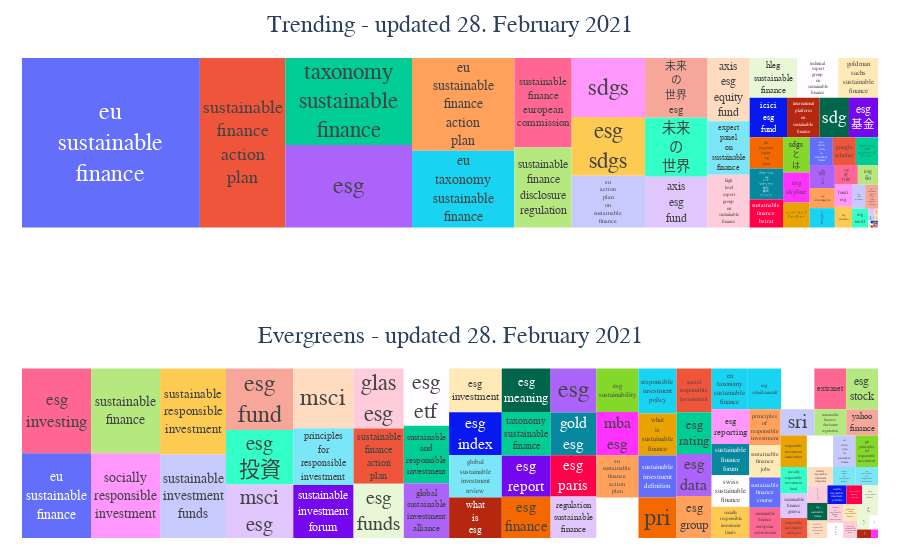

Notebook cell for this chart:
### Code cell
fig = make_subplots(2, 1,
                    specs=[[{"type": "domain"}], [ {"type": "domain"}]])

fig.add_trace(go.Treemap(
    labels = dfr['labels'], #_href
    parents = dfr.ranking_label, 
    values = dfr.value_normalized, 
), 1, 1)

fig.add_trace(go.Treemap(
    labels = dft['labels'],
    parents = dft.ranking_label, 
    values = dft.value_normalized
), 2, 1)

fig.update_layout(margin=dict(t=10, b=10, r=10, l=10), 
#                   width=1200,
#                   height=900, 
                  plot_bgcolor= "rgba(0, 0, 0, 0)",
                  paper_bgcolor= "rgba(0, 0, 0, 0)",
#                  title_text=f'Updated: {df.date[0]}', 
#                  title_font_size=14
                 )

fig.update_traces(
    opacity=1, 
    textposition='middle center', 
    textfont={'family':"Arial", 'size': 20}, 
    hoverinfo= "label", # "skip",
    tiling = {'squarifyratio': 1, 'pad': 0}, 
    textfont_size=24, 
    marker={
#         'colors': df.index,
        'depthfade': True,
        'cauto': True,
#         'colorscale': 'Greys'
    }
)

fig.show()

py.plot(fig, filename=SELECT_PROJECT)

### Figure 1 — Plotly figure (JSON) as saved in the notebook; plotly's stock layout.template omitted (floating-point values rounded to 4 significant figures)
{"data": [{"domain": {"x": [0, 1], "y": [0.575, 1]}, "hoverinfo": "label", "labels": ["sdgs", "esg<br>sdgs", "未来<br>の<br>世界<br>esg", "未来<br>の<br>世界", "axis<br>esg<br>fund", "axis<br>esg<br>equity<br>fund", "icici<br>esg<br>fund", "sdg", "esg<br>基金", "sbi<br>magnum<br>equity<br>esg<br>fund", "グローバル<br>esg<br>ハイ<br>クオリティ<br>成長<br>株式<br>ファンド", "sdgs<br>と<br>は", "esg<br>skyline", "イノベーティブ<br>フューチャー", "グローバル<br>プロ<br>スペクティブ<br>ファンド", "esg<br>経営<br>と<br>は", "esg<br>vertretungsplan", "元<br>大<br>台灣<br>esg<br>永<br>續", "esg<br>是<br>什麼", "esg<br>คือ", "fondi<br>esg", "esg<br>acronimo", "esg<br>tour<br>mykonos", "sbi<br>magnum<br>equity<br>esg<br>fund<br>regular<br>growth", "esg<br>nerdl", "eu<br>sustainable<br>finance", "sustainable<br>finance<br>action<br>plan", "taxonomy<br>sustainable<br>finance", "esg", "eu<br>sustainable<br>finance<br>action<br>plan", "eu<br>taxonomy<br>sustainable<br>finance", "sustainable<br>finance<br>european<br>commission", "sustainable<br>finance<br>disclosure<br>regulation", "eu<br>action<br>plan<br>on<br>sustainable<br>finance", "expert<br>panel<br>on<br>sustainable<br>finance", "high<br>level<br>expert<br>group<br>on<br>sustainable<br>finance", "hleg<br>sustainable<br>finance", "technical<br>expert<br>group<br>on<br>sustainable<br>finance", "goldman<br>sachs<br>sustainable<br>finance", "international<br>platform<br>on<br>sustainable<br>finance", "sustainable<br>finance<br>beirat", "eba<br>action<br>plan<br>on<br>sustainable<br>finance", "google<br>scholar", "regulation<br>sustainable<br>finance", "swiss<br>sustainable<br>finance", "sustainable<br>finance<br>jobs", "teg<br>sustainable<br>finance", "sustainable<br>finance<br>forum", "sustainable<br>finance<br>courses", "sustainable<br>finance<br>course", "global<br>sustainable<br>investment<br>review", "sustainable<br>investment<br>forum", "sustainable<br>and<br>responsible<br>investment", "global<br>sustainable<br>investment<br>alliance", "socially<br>responsible<br>investment<br>firms", "socially<br>responsible<br>investment<br>firm", "socially<br>responsible<br>investment<br>definition", "socially<br>responsible<br>investment<br>portfolio", "esg", "environmentally<br>responsible<br>investment", "pri", "pri<br>principles<br>for<br>responsible<br>investment", "socially<br>responsible<br>investment<br>advisors", "responsible<br>investment<br>association", "responsible<br>investment<br>strategies", "principles<br>of<br>responsible<br>investment", "responsible<br>investment<br>policy"], "marker": {"cauto": true, "depthfade": true}, "opacity": 1, "parents": ["Trending - updated 28. February 2021", "Trending - updated 28. February 2021", "Trending - updated 28. February 2021", "Trending - updated 28. February 2021", "Trending - updated 28. February 2021", "Trending - updated 28. February 2021", "Trending - updated 28. February 2021", "Trending - updated 28. February 2021", "Trending - updated 28. February 2021", "Trending - updated 28. February 2021", "Trending - updated 28. February 2021", "Trending - updated 28. February 2021", "Trending - updated 28. February 2021", "Trending - updated 28. February 2021", "Trending - updated 28. February 2021", "Trending - updated 28. February 2021", "Trending - updated 28. February 2021", "Trending - updated 28. February 2021", "Trending - updated 28. February 2021", "Trending - updated 28. February 2021", "Trending - updated 28. February 2021", "Trending - updated 28. February 2021", "Trending - updated 28. February 2021", "Trending - updated 28. February 2021", "Trending - updated 28. February 2021", "Trending - updated 28. February 2021", "Trending - updated 28. February 2021", "Trending - updated 28. February 2021", "Trending - updated 28. February 2021", "Trending - updated 28. February 2021", "Trending - updated 28. February 2021", "Trending - updated 28. February 2021", "Trending - updated 28. February 2021", "Trending - updated 28. February 2021", "Trending - updated 28. February 2021", "Trending - updated 28. February 2021", "Trending - updated 28. February 2021", "Trending - updated 28. February 2021", "Trending - updated 28. February 2021", "Trending - updated 28. February 2021", "Trending - updated 28. February 2021", "Trending - updated 28. February 2021", "Trending - updated 28. February 2021", "Trending - updated 28. February 2021", "Trending - updated 28. February 2021", "Trending - updated 28. February 2021", "Trending - updated 28. February 2021", "Trending - updated 28. February 2021", "Trending - updated 28. February 2021", "Trending - updated 28. February 2021", "Trending - updated 28. February 2021", "Trending - updated 28. February 2021", "Trending - updated 28. February 2021", "Trending - updated 28. February 2021", "Trending - updated 28. February 2021", "Trending - updated 28. February 2021", "Trending - updated 28. February 2021", "Trending - updated 28. February 2021", "Trending - updated 28. February 2021", "Trending - updated 28. February 2021", "Trending - updated 28. February 2021", "Trending - updated 28. February 2021", "Trending - updated 28. February 2021", "Trending - updated 28. February 2021", "Trending - updated 28. February 2021", "Trending - updated 28. February 2021", "Trending - updated 28. February 2021"], "textfont": {"family": "Arial", "size": 24}, "textposition": "middle center", "tiling": {"pad": 0, "squarifyratio": 1}, "type": "treemap", "values": [0.1439, 0.1428, 0.1239, 0.122, 0.1051, 0.08837, 0.04891, 0.03855, 0.03798, 0.03461, 0.0342, 0.03091, 0.02647, 0.02195, 0.0203, 0.01924, 0.01685, 0.01619, 0.01488, 0.01307, 0.01266, 0.01184, 0.01052, 0.01036, 0.01003, 1, 0.4799, 0.366, 0.3466, 0.3148, 0.261, 0.1698, 0.1518, 0.1261, 0.07497, 0.07357, 0.0628, 0.05425, 0.05261, 0.0425, 0.03115, 0.02137, 0.02121, 0.00148, 0.0003288, 0.0002466, 0.000148, 0.0001315, 8.22e-05, 4.932e-05, 0.0005754, 0.000148, 3.288e-05, 1.644e-05, 0.000822, 0.0004932, 0.0004932, 0.0002302, 0.0001808, 0.0001808, 0.000148, 8.22e-05, 6.576e-05, 6.576e-05, 4.932e-05, 1.644e-05, 0]}, {"domain": {"x": [0, 1], "y": [0, 0.425]}, "hoverinfo": "label", "labels": ["esg<br>investing", "esg<br>fund", "esg<br>投資", "msci<br>esg", "msci", "glas<br>esg", "esg<br>funds", "esg<br>etf", "esg<br>investment", "esg<br>index", "what<br>is<br>esg", "esg<br>meaning", "esg<br>report", "esg<br>finance", "gold<br>esg", "esg<br>paris", "esg<br>sustainability", "mba<br>esg", "esg<br>rating", "esg<br>data", "esg<br>group", "esg<br>scheideanstalt", "extranet", "esg<br>stock", "esg<br>reporting", "eu<br>sustainable<br>finance", "sustainable<br>finance<br>action<br>plan", "taxonomy<br>sustainable<br>finance", "esg", "regulation<br>sustainable<br>finance", "eu<br>sustainable<br>finance<br>action<br>plan", "what<br>is<br>sustainable<br>finance", "eu<br>taxonomy<br>sustainable<br>finance", "sustainable<br>finance<br>forum", "swiss<br>sustainable<br>finance", "sustainable<br>finance<br>jobs", "sustainable<br>finance<br>course", "sustainable<br>finance<br>european<br>commission", "sustainable<br>finance<br>disclosure<br>regulation", "yahoo<br>finance", "eu<br>action<br>plan<br>on<br>sustainable<br>finance", "sustainable<br>finance<br>geneva", "expert<br>panel<br>on<br>sustainable<br>finance", "high<br>level<br>expert<br>group<br>on<br>sustainable<br>finance", "teg<br>sustainable<br>finance", "sustainable<br>finance<br>courses", "hleg<br>sustainable<br>finance", "technical<br>expert<br>group<br>on<br>sustainable<br>finance", "goldman<br>sachs<br>sustainable<br>finance", "sustainable<br>finance<br>lab", "sustainable<br>finance", "sustainable<br>responsible<br>investment", "sustainable<br>investment<br>funds", "sustainable<br>investment<br>forum", "sustainable<br>and<br>responsible<br>investment", "global<br>sustainable<br>investment<br>alliance", "global<br>sustainable<br>investment<br>review", "sustainable<br>investment<br>definition", "journal<br>of<br>sustainable<br>finance<br>and<br>investment", "socially<br>responsible<br>investment", "principles<br>for<br>responsible<br>investment", "sustainable<br>responsible<br>investment", "responsible<br>investment<br>policy", "pri", "social<br>responsible<br>investment", "esg", "socially<br>responsible<br>investment<br>funds", "principles<br>of<br>responsible<br>investment", "sri", "responsible<br>investment<br>association", "sustainable<br>and<br>responsible<br>investment", "pri<br>principles<br>for<br>responsible<br>investment", "socially<br>responsible<br>investment<br>fund", "responsible<br>investment<br>strategies", "socially<br>responsible<br>investment<br>companies", "un<br>principles<br>for<br>responsible<br>investment", "socially<br>responsible<br>investment<br>firms", "socially<br>responsible<br>investment<br>portfolio", "socially<br>responsible<br>investment<br>firm", "socially<br>responsible<br>investment<br>definition", "responsible<br>investment<br>association<br>australasia", "environmentally<br>responsible<br>investment", "socially<br>responsible<br>investment<br>advisors", "responsible<br>agricultural<br>investment<br>principles"], "marker": {"cauto": true, "depthfade": true}, "opacity": 1, "parents": ["Evergreens - updated 28. February 2021", "Evergreens - updated 28. February 2021", "Evergreens - updated 28. February 2021", "Evergreens - updated 28. February 2021", "Evergreens - updated 28. February 2021", "Evergreens - updated 28. February 2021", "Evergreens - updated 28. February 2021", "Evergreens - updated 28. February 2021", "Evergreens - updated 28. February 2021", "Evergreens - updated 28. February 2021", "Evergreens - updated 28. February 2021", "Evergreens - updated 28. February 2021", "Evergreens - updated 28. February 2021", "Evergreens - updated 28. February 2021", "Evergreens - updated 28. February 2021", "Evergreens - updated 28. February 2021", "Evergreens - updated 28. February 2021", "Evergreens - updated 28. February 2021", "Evergreens - updated 28. February 2021", "Evergreens - updated 28. February 2021", "Evergreens - updated 28. February 2021", "Evergreens - updated 28. February 2021", "Evergreens - updated 28. February 2021", "Evergreens - updated 28. February 2021", "Evergreens - updated 28. February 2021", "Evergreens - updated 28. February 2021", "Evergreens - updated 28. February 2021", "Evergreens - updated 28. February 2021", "Evergreens - updated 28. February 2021", "Evergreens - updated 28. February 2021", "Evergreens - updated 28. February 2021", "Evergreens - updated 28. February 2021", "Evergreens - updated 28. February 2021", "Evergreens - updated 28. February 2021", "Evergreens - updated 28. February 2021", "Evergreens - updated 28. February 2021", "Evergreens - updated 28. February 2021", "Evergreens - updated 28. February 2021", "Evergreens - updated 28. February 2021", "Evergreens - updated 28. February 2021", "Evergreens - updated 28. February 2021", "Evergreens - updated 28. February 2021", "Evergreens - updated 28. February 2021", "Evergreens - updated 28. February 2021", "Evergreens - updated 28. February 2021", "Evergreens - updated 28. February 2021", "Evergreens - updated 28. February 2021", "Evergreens - updated 28. February 2021", "Evergreens - updated 28. February 2021", "Evergreens - updated 28. February 2021", "Evergreens - updated 28. February 2021", "Evergreens - updated 28. February 2021", "Evergreens - updated 28. February 2021", "Evergreens - updated 28. February 2021", "Evergreens - updated 28. February 2021", "Evergreens - updated 28. February 2021", "Evergreens - updated 28. February 2021", "Evergreens - updated 28. February 2021", "Evergreens - updated 28. February 2021", "Evergreens - updated 28. February 2021", "Evergreens - updated 28. February 2021", "Evergreens - updated 28. February 2021", "Evergreens - updated 28. February 2021", "Evergreens - updated 28. February 2021", "Evergreens - updated 28. February 2021", "Evergreens - updated 28. February 2021", "Evergreens - updated 28. February 2021", "Evergreens - updated 28. February 2021", "Evergreens - updated 28. February 2021", "Evergreens - updated 28. February 2021", "Evergreens - updated 28. February 2021", "Evergreens - updated 28. February 2021", "Evergreens - updated 28. February 2021", "Evergreens - updated 28. February 2021", "Evergreens - updated 28. February 2021", "Evergreens - updated 28. February 2021", "Evergreens - updated 28. February 2021", "Evergreens - updated 28. February 2021", "Evergreens - updated 28. February 2021", "Evergreens - updated 28. February 2021", "Evergreens - updated 28. February 2021", "Evergreens - updated 28. February 2021", "Evergreens - updated 28. February 2021", "Evergreens - updated 28. February 2021"], "textfont": {"family": "Arial", "size": 24}, "textposition": "middle center", "tiling": {"pad": 0, "squarifyratio": 1}, "type": "treemap", "values": [1, 0.7071, 0.6263, 0.6162, 0.6162, 0.5152, 0.4646, 0.4444, 0.3939, 0.3838, 0.3636, 0.3636, 0.3434, 0.3434, 0.3333, 0.3232, 0.3131, 0.3131, 0.2525, 0.2525, 0.2525, 0.2323, 0.2222, 0.2222, 0.2222, 1, 0.4747, 0.3636, 0.3434, 0.3232, 0.303, 0.2727, 0.2525, 0.202, 0.202, 0.1717, 0.1616, 0.1616, 0.1414, 0.1414, 0.1212, 0.1111, 0.07071, 0.06061, 0.06061, 0.05051, 0.05051, 0.0404, 0.0404, 0.0303, 1, 0.9697, 0.9394, 0.5455, 0.4444, 0.4242, 0.3838, 0.2727, 0.05051, 1, 0.5859, 0.2929, 0.2929, 0.2626, 0.2626, 0.2323, 0.202, 0.1919, 0.1515, 0.1414, 0.1414, 0.1212, 0.1212, 0.09091, 0.08081, 0.07071, 0.06061, 0.06061, 0.0404, 0.0404, 0.0202, 0.0202, 0.0101, 0]}], "layout": {"autosize": true, "margin": {"b": 10, "l": 10, "r": 10, "t": 10}, "paper_bgcolor": "rgba(0, 0, 0, 0)", "plot_bgcolor": "rgba(0, 0, 0, 0)"}}
